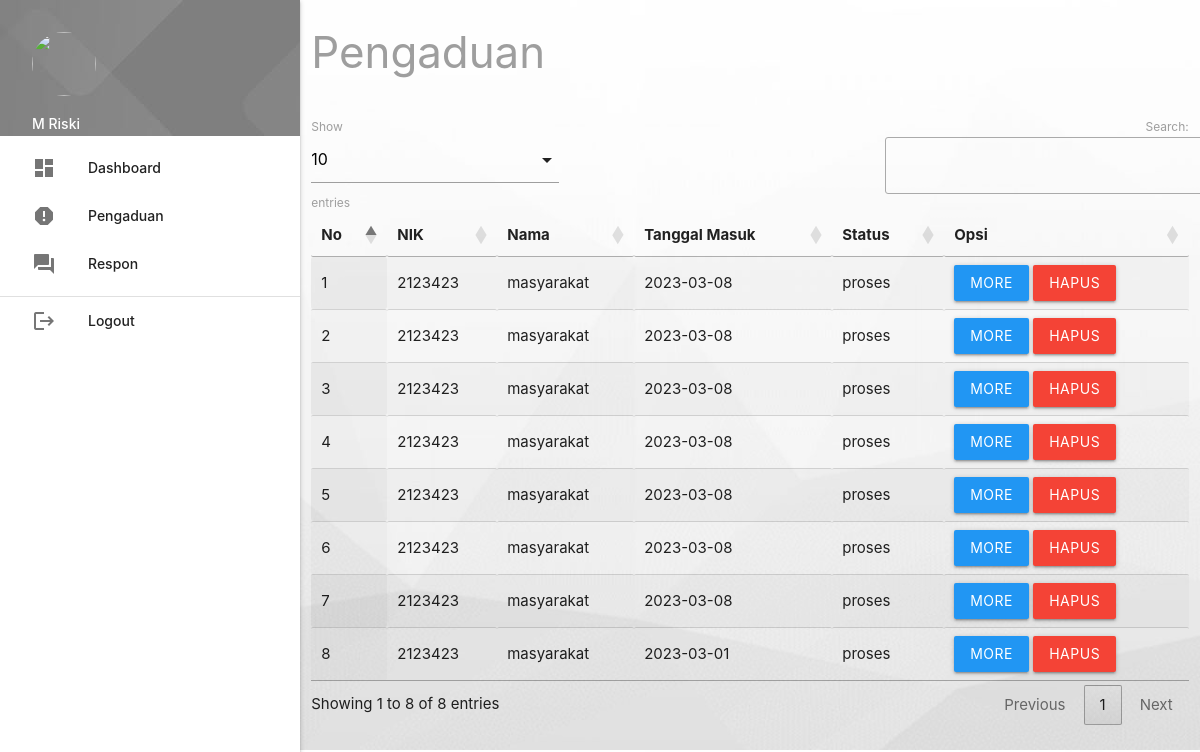
The app's page /petugas/index.php?p=pengaduan (signed in) with its own data.
### tables this page shows
CREATE TABLE `pengaduan` (
  `id_pengaduan` int(5) NOT NULL,
  `tgl_pengaduan` varchar(20) NOT NULL,
  `nik` varchar(16) NOT NULL,
  `isi_laporan` text NOT NULL,
  `foto` varchar(255) NOT NULL,
  `status` enum('proses','selesai') NOT NULL
);

CREATE TABLE `masyarakat` (
  `nik` varchar(16) NOT NULL,
  `nama` varchar(35) NOT NULL,
  `username` varchar(25) NOT NULL,
  `password` varchar(255) NOT NULL,
  `telp` varchar(13) NOT NULL
);

### petugas/pengaduan.php (the view, shortened to what this page needs)
       <div class="row">
         <div class="col s12 m9">
           <h3 class="grey-text">Pengaduan</h3>
         </div>
       </div>
       <table id="example" class="display responsive-table" style="width:100%">
         <thead>
             <tr>
			<th>No</th>
			<th>NIK</th>
			<th>Nama</th>
			<th>Tanggal Masuk</th>
			<th>Status</th>
			<th>Opsi</th>
             </tr>
         </thead>
         <tbody>
<?php
	$no=1;
	$query = mysqli_query($koneksi,"SELECT * FROM pengaduan INNER JOIN masyarakat ON pengaduan.nik=masyarakat.nik WHERE pengaduan.status='proses' ORDER BY pengaduan.id_pengaduan DESC");
	while ($r=mysqli_fetch_assoc($query)) { ?>
	<tr>
		<td><?php echo $no++; ?></td>
		<td><?php echo $r['nik']; ?></td>
		<td><?php echo $r['nama']; ?></td>
		<td><?php echo $r['tgl_pengaduan']; ?></td>
		<td><?php echo $r['status']; ?></td>
		<td><a class="btn modal-trigger blue" href="#more?id_pengaduan=<?php echo $r['id_pengaduan'] ?>">More</a>  <a class="btn red" onclick="return confirm('Anda Yakin Ingin Menghapus Y/N')" href="index.php?p=pengaduan_hapus&id_pengaduan=<?php echo $r['id_pengaduan'] ?>">Hapus</a></td>
	</tr>
           <?php  }
            ?>
         </tbody>
       </table>

### records on screen
pengaduan: masyarakat.nik "2123423", masyarakat.nama "masyarakat", tgl_pengaduan "2023-03-08", status "proses"
pengaduan: masyarakat.nik "2123423", masyarakat.nama "masyarakat", tgl_pengaduan "2023-03-08", status "proses"
pengaduan: masyarakat.nik "2123423", masyarakat.nama "masyarakat", tgl_pengaduan "2023-03-08", status "proses"
pengaduan: masyarakat.nik "2123423", masyarakat.nama "masyarakat", tgl_pengaduan "2023-03-08", status "proses"
pengaduan: masyarakat.nik "2123423", masyarakat.nama "masyarakat", tgl_pengaduan "2023-03-08", status "proses"
pengaduan: masyarakat.nik "2123423", masyarakat.nama "masyarakat", tgl_pengaduan "2023-03-08", status "proses"
pengaduan: masyarakat.nik "2123423", masyarakat.nama "masyarakat", tgl_pengaduan "2023-03-08", status "proses"
pengaduan: masyarakat.nik "2123423", masyarakat.nama "masyarakat", tgl_pengaduan "2023-03-01", status "proses"

### other values on screen
$_SESSION['data']['nama_petugas'] "M Riski"
